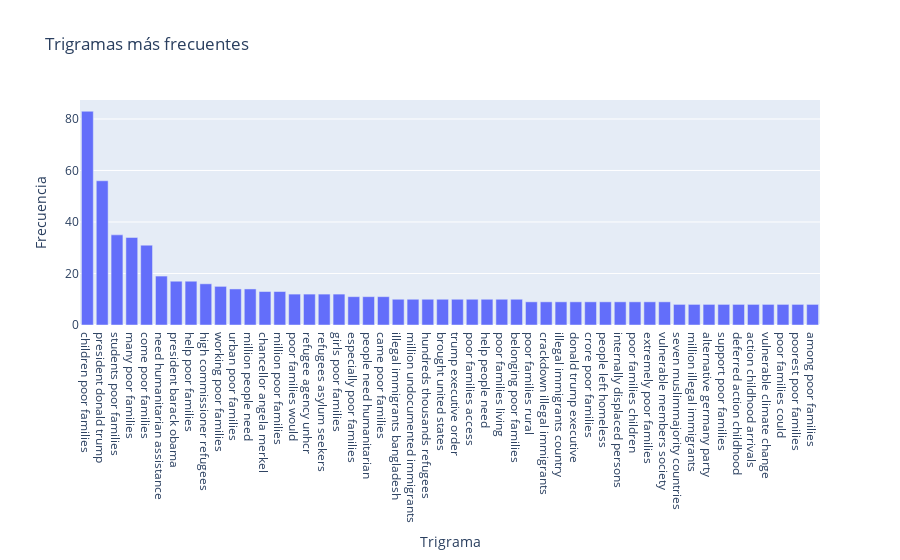

Notebook source saved alongside this figure:
### Code cell
trigrams = task_1_train['text'].str.split(" ").apply(make_ngram, n=3)
trigrams_count = np.array(Counter(list(chain.from_iterable(trigrams))).most_common(50))
px.bar(x=trigrams_count[:,0],y=trigrams_count[:,1].astype(int),
       title='Trigramas más frecuentes',
       labels={'y':'Frecuencia','x':'Trigrama'}
       )

### Figure 1 — Plotly figure (JSON) as saved in the notebook; plotly's stock layout.template omitted (floating-point values rounded to 4 significant figures)
{"data": [{"alignmentgroup": "True", "hovertemplate": "Trigrama=%{x}<br>Frecuencia=%{y}<extra></extra>", "legendgroup": "", "marker": {"color": "#636efa", "pattern": {"shape": ""}}, "name": "", "offsetgroup": "", "orientation": "v", "showlegend": false, "textposition": "auto", "type": "bar", "x": ["children poor families", "president donald trump", "students poor families", "many poor families", "come poor families", "need humanitarian assistance", "president barack obama", "help poor families", "high commissioner refugees", "working poor families", "urban poor families", "million people need", "chancellor angela merkel", "million poor families", "poor families would", "refugee agency unhcr", "refugees asylum seekers", "girls poor families", "especially poor families", "people need humanitarian", "came poor families", "illegal immigrants bangladesh", "million undocumented immigrants", "hundreds thousands refugees", "brought united states", "trump executive order", "poor families access", "help people need", "poor families living", "belonging poor families", "poor families rural", "crackdown illegal immigrants", "illegal immigrants country", "donald trump executive", "crore poor families", "people left homeless", "internally displaced persons", "poor families children", "extremely poor families", "vulnerable members society", "seven muslimmajority countries", "million illegal immigrants", "alternative germany party", "support poor families", "deferred action childhood", "action childhood arrivals", "vulnerable climate change", "poor families could", "poorest poor families", "among poor families"], "xaxis": "x", "y": [83, 56, 35, 34, 31, 19, 17, 17, 16, 15, 14, 14, 13, 13, 12, 12, 12, 12, 11, 11, 11, 10, 10, 10, 10, 10, 10, 10, 10, 10, 9, 9, 9, 9, 9, 9, 9, 9, 9, 9, 8, 8, 8, 8, 8, 8, 8, 8, 8, 8], "yaxis": "y"}], "layout": {"barmode": "relative", "legend": {"tracegroupgap": 0}, "title": {"text": "Trigramas más frecuentes"}, "xaxis": {"anchor": "y", "domain": [0, 1], "title": {"text": "Trigrama"}}, "yaxis": {"anchor": "x", "domain": [0, 1], "title": {"text": "Frecuencia"}}}}
